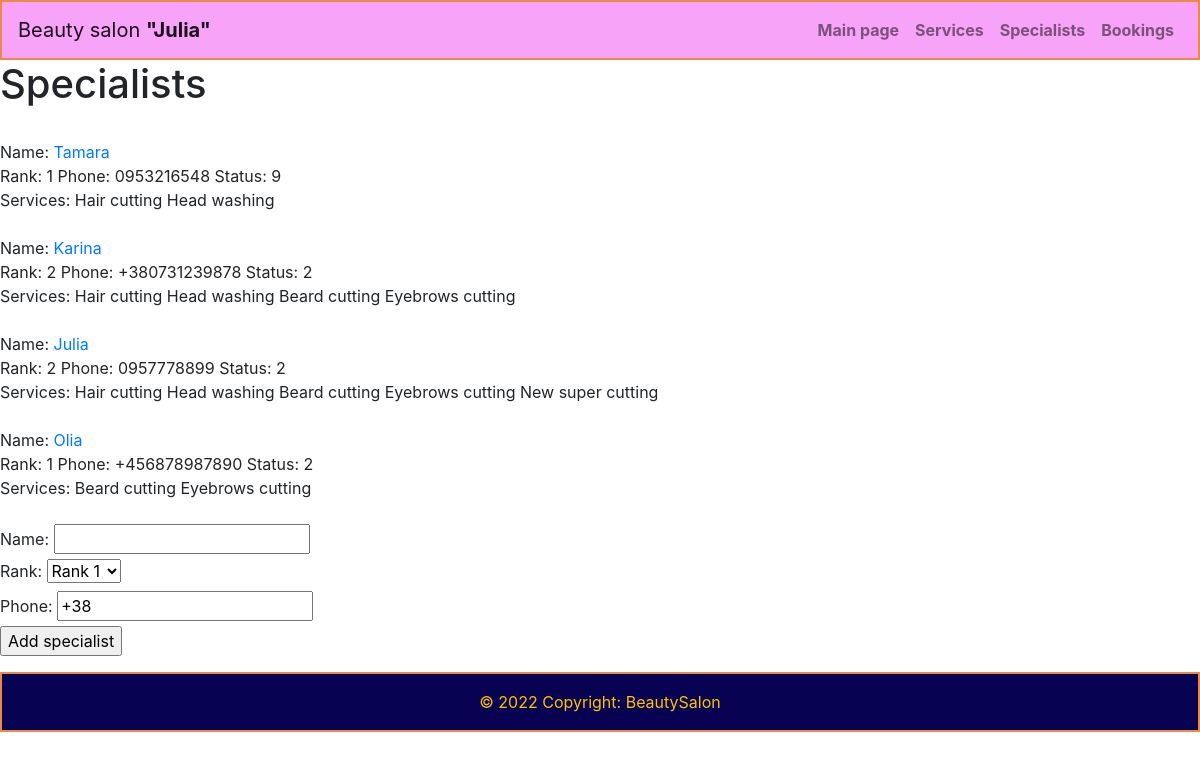
Before: /administrator/specialists/ with the older database file.
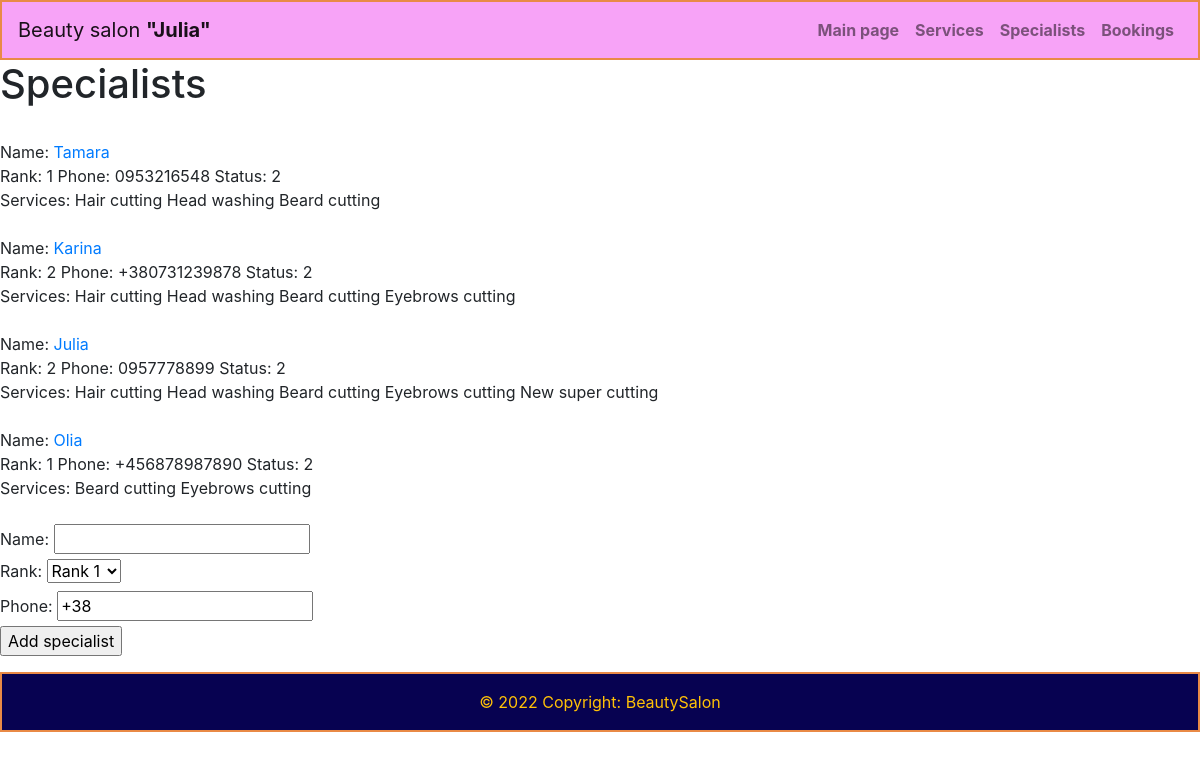
After: the same page with the newer database file.
### salon/models.py (models this page shows, shortened)
class Specialist(models.Model):
    RANKS = (
        (1, 'Rank 1'),
        (2, 'Rank 2')
    )
    STATUSES = (
        (1, 'Day off'),
        (2, 'At Work'),
        (3, 'Sickness'),
        (9, 'Fired')
    )
    name = models.CharField(max_length=150, null=False)
    rank = models.IntegerField(default=0, choices=RANKS)
    phone = models.CharField(max_length=20, null=False)
    status = models.IntegerField(default=1, choices=STATUSES)
    services = models.ManyToManyField(Service)

class Service(models.Model):
    name = models.CharField(max_length=250, unique=True)
    price = models.FloatField()
    duration = models.IntegerField()

### salon_admin/views.py (the view, shortened to what this page needs)
# urls.py: path('specialists/', views.specialists, name='specialists'),
def specialists(request):
    all_specialist = Specialist.objects.all()
    return render(request, 'salon_admin/specialists.html', {'title': 'Specialists',
                                                            'specialists': all_specialist})

### salon_admin/templates/salon_admin/specialists.html (shortened to what this page needs)
{% extends 'salon_admin/admbase.html' %}
{% load static %}
{% block content %}
<h1>{{title}}</h1>
{% for specialist in specialists %}
    <div>
        <br>Name: <a href="{{specialist.id}}/">{{ specialist.name }}</a><br>
       Rank: {{ specialist.rank }}
       Phone: {{ specialist.phone }}
       Status: {{ specialist.status }}<br>
       Services:
        {% for current_service in specialist.services.all %}
            {{ current_service.name }}
        {% endfor %}
    </div>
{% endfor %}
<br>
<form method="POST">
    <div>
        <label for="name">Name: </label>
        <input type="text" id="name" name="name" required><br>
        <label for="rank">Rank: </label>
        <select name="rank" id="rank" required>
            <option value="1">Rank 1</option>
        </select><br>
        <label for="phone">Phone: </label>
        <input type="tel" id="phone" pattern="+[0-9]{12}" name="phone" value="+38" required><br>
    </div>
    <input type="submit" value="Add specialist">
</form>
{% endblock %}

Changed rows visible on the page:
changed Specialist "Tamara": status "9" → "2"; gains Service (name "Beard cutting")
